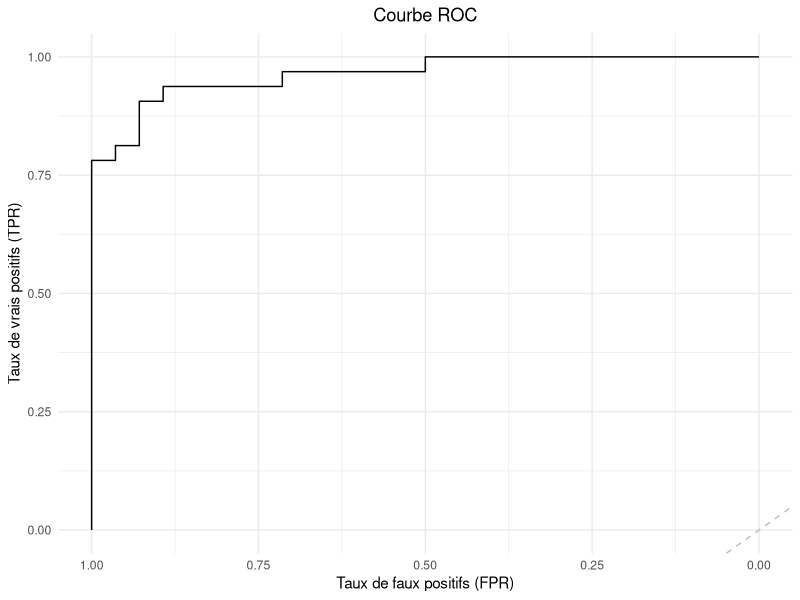
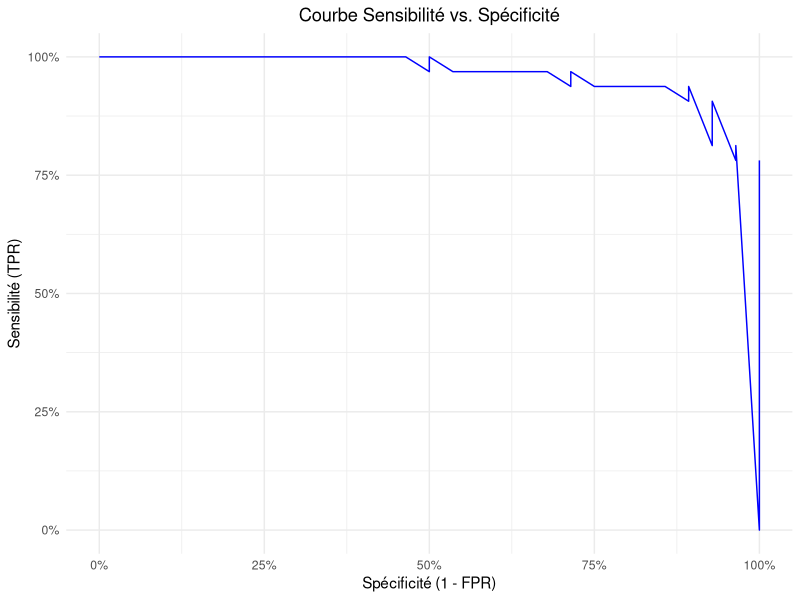

Here is the R script that generated these plots, in order:
## ---- chunk 1
knitr::opts_chunk$set(echo = TRUE)
## ---- chunk 2
current_directory <- getwd()

# Afficher le répertoire de travail
print(current_directory)
setwd("/Users/justinemanuel/Documents/GitHub/DJDDS-groupe5")
## ---- chunk 3

# Charger les bibliothèques nécessaires
library(ggplot2)
library(readr)

# Charger les données depuis le fichier CSV avec un point-virgule comme délimiteur et un séparateur décimal
donnees <- read.csv2("DATA/farms_train.csv")
donnees2 <- read.csv2("DATA/farms_test.csv")


# Afficher les premières lignes pour vérifier les données
head(donnees)
head(donnees2)

## ---- chunk 4
library(caret)
set.seed(123)  # Pour rendre la partition reproductible

# Partitionner les données d'entraînement : 80% pour l'entraînement, 20% pour le test
partition <- createDataPartition(donnees$DIFF, p = 0.8, list = FALSE)

# Données d'entraînement (80%)
train_data <- donnees[partition, ]

# Données de test (20%)
test_data <- donnees[ -partition, ]

# Vérifier la taille des jeux de données
cat("Taille des données d'entraînement : ", nrow(train_data), "\n")
cat("Taille des données de test : ", nrow(test_data), "\n")

# Vérifier les premières lignes des jeux de données d'entraînement et de test
head(train_data)
head(test_data)
## ---- chunk 5
train_data$DIFF <- factor(train_data$DIFF)
str(train_data$DIFF)
test_data$DIFF <- factor(test_data$DIFF)
str(test_data$DIFF)
# Vérifiez le type des variables explicatives
sapply(train_data[, c("R2", "R7", "R8", "R17", "R22", "R32")], class)

## ---- chunk 6
# Vérifier la présence de valeurs manquantes dans le jeu de données
sum(is.na(train_data))
## ---- chunk 7
# Charger les bibliothèques nécessaires
library(dplyr)   # Pour manipuler les données

# Créer un modèle de régression logistique sur les données d'entraînement
log_model <- glm(DIFF ~ R2 + R7 + R8 + R17 + R22 + R32, data = train_data, family = binomial)

# Résumé du modèle pour voir les coefficients
summary(log_model)

## ---- chunk 8
# Faire des prédictions sur les données de test
# Utiliser le modèle logistique pour prédire la probabilité que DIFF = 1
predictions_prob <- predict(log_model, test_data, type = "response")

# Convertir les probabilités en classes binaires
# Par défaut, on prend 0.5 comme seuil pour transformer les probabilités en classes (1 ou 0)
predictions_class <- ifelse(predictions_prob > 0.5, 1, 0)

# Convertir les prédictions en facteur pour la comparaison avec la variable cible dans les données de test
predictions_class <- factor(predictions_class, levels = c(0, 1))

# Calculer la matrice de confusion pour évaluer la performance du modèle
library(caret)
conf_matrix <- confusionMatrix(predictions_class, test_data$DIFF)

# Afficher la matrice de confusion
print(conf_matrix)

# Extraire l'accuracy (précision globale) du modèle
accuracy <- conf_matrix$overall['Accuracy']
cat("Accuracy: ", accuracy, "\n")
## ---- chunk 9
# Charger les bibliothèques nécessaires
library(pROC)
library(ROCR)

# 1. Courbe ROC et AUC
roc_curve <- roc(test_data$DIFF, predictions_prob)  # Calculer la courbe ROC
cat("AUC: ", auc(roc_curve), "\n")  # Afficher l'AUC

# Tracer la courbe ROC
roc_plot <- ggroc(roc_curve) +
  ggtitle("Courbe ROC") +
  theme_minimal() +
  theme(plot.title = element_text(hjust = 0.5)) +
  labs(x = "Taux de faux positifs (FPR)", y = "Taux de vrais positifs (TPR)") +
  geom_abline(intercept = 0, slope = 1, linetype = "dashed", color = "gray")

print(roc_plot)
## ---- chunk 10
# 2. Sensibilité et Spécificité
# Créer des objets de prédiction avec ROCR
pred_rocr <- prediction(predictions_prob, test_data$DIFF)

# Calculer les performances à différents seuils
perf <- performance(pred_rocr, measure = "tpr", x.measure = "fpr")  # Sensibilité (TPR) vs. Spécificité (1 - FPR)
sensitivity_specificity <- performance(pred_rocr, measure = "sens", x.measure = "spec")

# Tracer les courbes de sensibilité et spécificité
sens_spec_plot <- ggplot() +
  geom_line(aes(x = sensitivity_specificity@x.values[[1]], 
                y = sensitivity_specificity@y.values[[1]]), 
            color = "blue") +
  labs(title = "Courbe Sensibilité vs. Spécificité", 
       x = "Spécificité (1 - FPR)", y = "Sensibilité (TPR)") +
  theme_minimal() +
  theme(plot.title = element_text(hjust = 0.5)) +
  scale_x_continuous(labels = scales::percent) +
  scale_y_continuous(labels = scales::percent)

print(sens_spec_plot)
